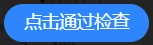
#> input picture assets/jiancha.png, 153 x 45 px, found by its file name
$ python fallback.py
#> lines starting #> are read from the running program, lines starting #| are printed output that depends on the picture
"""
EWT360 Helper - Fallback 自动检查脚本
用于图像识别和自动点击检查按钮
支持多尺度模板匹配，优化不同尺寸图片识别
"""

import sys
import time
from pathlib import Path
from typing import List, Optional, Tuple

import pyautogui
from PIL import ImageGrab
import cv2
import numpy as np


class AutoChecker:
    """自动检查按钮识别和点击"""

    def __init__(
        self,
        template_path: str = r"assets\jiancha.png",
        confidence: float = 0.8,
        interval: int = 25,
        scale_range: Tuple[float, float] = (0.7, 1.3),
        scale_steps: int = 8,
    ):
        """
        初始化自动检查器

        Args:
            template_path: 模板图片路径
            confidence: 匹配置信度阈值
            interval: 检查间隔秒数
            scale_range: 缩放范围 (最小比例, 最大比例)
            scale_steps: 缩放步数
        """
        self.template_path = Path(template_path)
        self.confidence = confidence
        self.interval = interval
        self.scale_range = scale_range
        self.scale_steps = scale_steps
        self.target: Optional[np.ndarray] = None
        self._load_template()

    def _load_template(self) -> None:
        """加载模板图片"""
        if not self.template_path.exists():
            print(f"模板图片不存在: {self.template_path}")
            print("请确保图片路径正确")
            sys.exit(1)

        self.target = cv2.imread(str(self.template_path), cv2.IMREAD_GRAYSCALE)
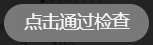
#> self.target: shape (45, 153); min 5, max 252, mean 111.8
        if self.target is None:
            print(f"无法读取模板图片: {self.template_path}")
            sys.exit(1)

        h, w = self.target.shape[:2]
#> h = 45; w = 153
        print(f"已加载模板: {self.template_path} (尺寸: {w}x{h})")
#| 已加载模板: assets\jiancha.png (尺寸: 153x45)

    # [37 lines left out: functions _get_scales, _match_at_scale, not called in this run]

    def take_screenshot(self) -> np.ndarray:
        """截取屏幕并返回灰度图"""
        screenshot = ImageGrab.grab()
        return cv2.cvtColor(np.array(screenshot), cv2.COLOR_RGB2GRAY)

    def find_and_click(self, offset_x: int = 0, offset_y: int = 0) -> bool:
        """
        查找模板并点击（支持多尺度匹配）

        Args:
            offset_x: X轴偏移量
            offset_y: Y轴偏移量

        Returns:
            是否找到并点击
        """
        if self.target is None:
            return False

        try:
            # 截图
            screenshot = self.take_screenshot()
            screenshot_h, screenshot_w = screenshot.shape[:2]

            # 获取缩放比例列表
            scales = self._get_scales()

            best_match = None
            best_val = 0.0

            # 多尺度匹配
            for scale in scales:
                matched, max_val, max_loc, (tpl_w, tpl_h) = self._match_at_scale(
                    screenshot, scale
                )

                if matched and max_val > best_val:
                    best_val = max_val
                    best_match = {
                        "scale": scale,
                        "val": max_val,
                        "loc": max_loc,
                        "size": (tpl_w, tpl_h),
                    }

            # 使用最佳匹配
            if best_match is not None:
                top_left = best_match["loc"]
                tpl_w, tpl_h = best_match["size"]
                scale = best_match["scale"]

                # 计算中心点
                center_x = top_left[0] + tpl_w // 2 + offset_x
                center_y = top_left[1] + tpl_h // 2 + offset_y

                # 边界检查
                center_x = max(0, min(center_x, screenshot_w - 1))
                center_y = max(0, min(center_y, screenshot_h - 1))

                # 点击
                pyautogui.click(center_x, center_y, button="left")
                print(
                    f"找到按钮 - 位置: ({center_x}, {center_y}), "
                    f"置信度: {best_val:.2f}, 缩放: {scale:.2f}x"
                )
                return True
            else:
                print(f"未找到按钮 (最高置信度: {best_val:.2f} < {self.confidence})")
                return False

        except Exception as e:
            print(f"查找失败: {e}")
            return False

    # [41 lines left out: function find_position, not called in this run]

    def run(self) -> None:
        """运行自动检查循环"""
        print(f"启动自动检查 (间隔: {self.interval}秒)")
        print(f"缩放范围: {self.scale_range[0]:.1f}x - {self.scale_range[1]:.1f}x")
        print("按 Ctrl+C 停止")

        count = 0
        try:
            while True:
                count += 1
                print(f"\n--- 第 {count} 次检查 ---")
                self.find_and_click()
                print(f"程序已运行 {count * self.interval} 秒")
                time.sleep(self.interval)
        except KeyboardInterrupt:
            print(f"\n已停止，共运行 {count} 次")


def main():
    """主函数"""
    import argparse

    parser = argparse.ArgumentParser(description="EWT360 Helper - 自动检查脚本")
    parser.add_argument(
        "-t",
        "--template",
        default=r"assets\jiancha.png",
        help="模板图片路径 (默认: assets\\jiancha.png)",
    )
    parser.add_argument(
        "-c",
        "--confidence",
        type=float,
        default=0.8,
        help="匹配置信度阈值 (默认: 0.8)",
    )
    parser.add_argument(
        "-i",
        "--interval",
        type=int,
        default=2,
        help="检查间隔秒数 (默认: 25)",
    )
    parser.add_argument(
        "--scale-min",
        type=float,
        default=0.7,
        help="最小缩放比例 (默认: 0.7)",
    )
    parser.add_argument(
        "--scale-max",
        type=float,
        default=1.3,
        help="最大缩放比例 (默认: 1.3)",
    )
    parser.add_argument(
        "--scale-steps",
        type=int,
        default=8,
        help="缩放步数 (默认: 8)",
    )

    args = parser.parse_args()

    checker = AutoChecker(
        template_path=args.template,
        confidence=args.confidence,
        interval=args.interval,
        scale_range=(args.scale_min, args.scale_max),
        scale_steps=args.scale_steps,
    )
    checker.run()


if __name__ == "__main__":
#> (the run stopped early here; a loop or call above may not have finished)
